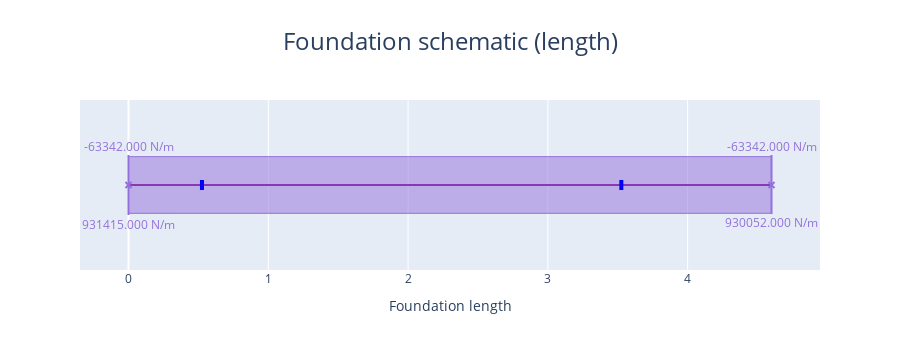

Here is the notebook cell this chart was saved with:
### Markdown cell above
#### Plot the foundation loading diagram in x direction

### Code cell
comb_footing_design.plot_foundation_loading_X()
# This shows the loadings that the foundation is subjected to

### Figure 1 — Plotly figure (JSON) as saved in the notebook; plotly's stock layout.template omitted (floating-point values rounded to 4 significant figures; data arrays with more than 128 entries replaced by an {"elided": "..."} marker saying what was removed)
{"data": [{"hoverinfo": "skip", "hovertemplate": "%{x} %{meta[0]}", "line": {"color": "purple", "width": 2}, "meta": ["m"], "mode": "lines", "name": "Beam_", "type": "scatter", "x": [0, 4.6], "y": [0, 0]}, {"hoverinfo": "skip", "hovertemplate": "x: %{x:.3f} %{meta[1]}<br>Fixed: %{meta[0]}", "marker": {"color": "blue", "size": 10, "symbol": "triangle-up"}, "meta": ["[1, 1, 1]", "m"], "mode": "markers", "name": "Support", "opacity": 0, "showlegend": false, "type": "scatter", "x": [0.54], "y": [0]}, {"hoverinfo": "skip", "hovertemplate": "x: %{x:.3f} %{meta[1]}<br>Fixed: %{meta[0]}", "marker": {"color": "blue", "size": 10, "symbol": "triangle-up"}, "meta": ["[1, 1, 1]", "m"], "mode": "markers", "name": "Support", "opacity": 0, "showlegend": false, "type": "scatter", "x": [3.54], "y": [0]}, {"fill": "tozeroy", "hoverinfo": "skip", "hovertemplate": "", "line": {"color": "mediumpurple", "width": 1}, "mode": "lines", "name": "Trapezoidal<br>Load", "type": "scatter", "x": [0, 4.6], "y": [-1, -0.9985]}, {"hoverinfo": "skip", "hovertemplate": "x: %{meta[0]:.3f} %{meta[3]}<br>Force: %{meta[1]:.3f} %{meta[4]}        <br>Angle: %{meta[2]:.3f} deg", "marker": {"color": "mediumpurple", "size": 10, "symbol": "triangle-up"}, "meta": [0, 931415, 90, "m", "N/m"], "mode": "markers", "name": "Distributed<br>Load", "opacity": 0, "showlegend": false, "type": "scatter", "x": [0], "y": [0]}, {"hoverinfo": "skip", "hovertemplate": "x: %{meta[0]:.3f} %{meta[3]}<br>Force: %{meta[1]:.3f} %{meta[4]}        <br>Angle: %{meta[2]:.3f} deg", "marker": {"color": "mediumpurple", "size": 10, "symbol": "triangle-up"}, "meta": [4.6, 930052, 90, "m", "N/m"], "mode": "markers", "name": "Distributed<br>Load", "opacity": 0, "showlegend": false, "type": "scatter", "x": [4.6], "y": [0]}, {"fill": "tozeroy", "hoverinfo": "skip", "hovertemplate": "", "line": {"color": "mediumpurple", "width": 1}, "mode": "lines", "name": "Distributed<br>Load", "type": "scatter", "x": {"elided": "460 float values"}, "y": {"elided": "460 int values"}}, {"hoverinfo": "skip", "hovertemplate": "x: %{meta[0]:.3f} %{meta[3]}<br>Force: %{meta[1]:.3f} %{meta[4]}        <br>Angle: %{meta[2]:.3f} deg", "marker": {"color": "mediumpurple", "size": 10, "symbol": "triangle-up"}, "meta": [0, -63342, 90, "m", "N/m"], "mode": "markers", "name": "Distributed<br>Load", "opacity": 0, "showlegend": false, "type": "scatter", "x": [0], "y": [0]}, {"hoverinfo": "skip", "hovertemplate": "x: %{meta[0]:.3f} %{meta[3]}<br>Force: %{meta[1]:.3f} %{meta[4]}        <br>Angle: %{meta[2]:.3f} deg", "marker": {"color": "mediumpurple", "size": 10, "symbol": "triangle-up"}, "meta": [4.6, -63342, 90, "m", "N/m"], "mode": "markers", "name": "Distributed<br>Load", "opacity": 0, "showlegend": false, "type": "scatter", "x": [4.6], "y": [0]}], "layout": {"annotations": [{"font": {"color": "mediumpurple"}, "showarrow": false, "text": "931415.000 N/m", "x": 0, "xref": "x", "xshift": 0, "y": 0, "yref": "y", "yshift": -39}, {"font": {"color": "mediumpurple"}, "showarrow": false, "text": "930052.000 N/m", "x": 4.6, "xref": "x", "xshift": 0, "y": 0, "yref": "y", "yshift": -37.7}, {"font": {"color": "mediumpurple"}, "showarrow": false, "text": "-63342.000 N/m", "x": 0, "xref": "x", "xshift": 0, "y": 0, "yref": "y", "yshift": 39}, {"font": {"color": "mediumpurple"}, "showarrow": false, "text": "-63342.000 N/m", "x": 4.6, "xref": "x", "xshift": 0, "y": 0, "yref": "y", "yshift": 39}], "height": 350, "hovermode": "x", "shapes": [{"fillcolor": "blue", "line": {"color": "blue", "width": 4}, "type": "rect", "x0": -2, "x1": -2, "xanchor": 0.54, "xref": "x", "xsizemode": "pixel", "y0": -5, "y1": 5, "yanchor": 0, "yref": "y", "ysizemode": "pixel"}, {"fillcolor": "blue", "line": {"color": "blue", "width": 4}, "type": "rect", "x0": -2, "x1": -2, "xanchor": 3.54, "xref": "x", "xsizemode": "pixel", "y0": -5, "y1": 5, "yanchor": 0, "yref": "y", "ysizemode": "pixel"}, {"line": {"color": "mediumpurple", "width": 2}, "type": "line", "x0": 0, "x1": 3, "xanchor": 0, "xref": "x", "xsizemode": "pixel", "y0": 0, "y1": -3, "yanchor": 0, "yref": "y", "ysizemode": "pixel"}, {"line": {"color": "mediumpurple", "width": 2}, "type": "line", "x0": 0, "x1": -3, "xanchor": 0, "xref": "x", "xsizemode": "pixel", "y0": 0, "y1": -3, "yanchor": 0, "yref": "y", "ysizemode": "pixel"}, {"line": {"color": "mediumpurple", "width": 2}, "type": "line", "x0": 0, "x1": 0, "xanchor": 0, "xref": "x", "xsizemode": "pixel", "y0": 0, "y1": -30, "yanchor": 0, "yref": "y", "ysizemode": "pixel"}, {"line": {"color": "mediumpurple", "width": 2}, "type": "line", "x0": 0, "x1": 3, "xanchor": 4.6, "xref": "x", "xsizemode": "pixel", "y0": 0, "y1": -3, "yanchor": 0, "yref": "y", "ysizemode": "pixel"}, {"line": {"color": "mediumpurple", "width": 2}, "type": "line", "x0": 0, "x1": -3, "xanchor": 4.6, "xref": "x", "xsizemode": "pixel", "y0": 0, "y1": -3, "yanchor": 0, "yref": "y", "ysizemode": "pixel"}, {"line": {"color": "mediumpurple", "width": 2}, "type": "line", "x0": 0, "x1": 0, "xanchor": 4.6, "xref": "x", "xsizemode": "pixel", "y0": 0, "y1": -29, "yanchor": 0, "yref": "y", "ysizemode": "pixel"}, {"line": {"color": "mediumpurple", "width": 2}, "type": "line", "x0": 0, "x1": -3, "xanchor": 0, "xref": "x", "xsizemode": "pixel", "y0": 0, "y1": 3, "yanchor": 0, "yref": "y", "ysizemode": "pixel"}, {"line": {"color": "mediumpurple", "width": 2}, "type": "line", "x0": 0, "x1": 3, "xanchor": 0, "xref": "x", "xsizemode": "pixel", "y0": 0, "y1": 3, "yanchor": 0, "yref": "y", "ysizemode": "pixel"}, {"line": {"color": "mediumpurple", "width": 2}, "type": "line", "x0": 0, "x1": 0, "xanchor": 0, "xref": "x", "xsizemode": "pixel", "y0": 0, "y1": 30, "yanchor": 0, "yref": "y", "ysizemode": "pixel"}, {"line": {"color": "mediumpurple", "width": 2}, "type": "line", "x0": 0, "x1": -3, "xanchor": 4.6, "xref": "x", "xsizemode": "pixel", "y0": 0, "y1": 3, "yanchor": 0, "yref": "y", "ysizemode": "pixel"}, {"line": {"color": "mediumpurple", "width": 2}, "type": "line", "x0": 0, "x1": 3, "xanchor": 4.6, "xref": "x", "xsizemode": "pixel", "y0": 0, "y1": 3, "yanchor": 0, "yref": "y", "ysizemode": "pixel"}, {"line": {"color": "mediumpurple", "width": 2}, "type": "line", "x0": 0, "x1": 0, "xanchor": 4.6, "xref": "x", "xsizemode": "pixel", "y0": 0, "y1": 30, "yanchor": 0, "yref": "y", "ysizemode": "pixel"}], "showlegend": false, "title": {"font": {"size": 24}, "text": "Foundation schematic (length)", "x": 0.5}, "xaxis": {"title": {"text": "Foundation length"}}, "yaxis": {"fixedrange": true, "range": [-3, 3], "visible": false}}}
